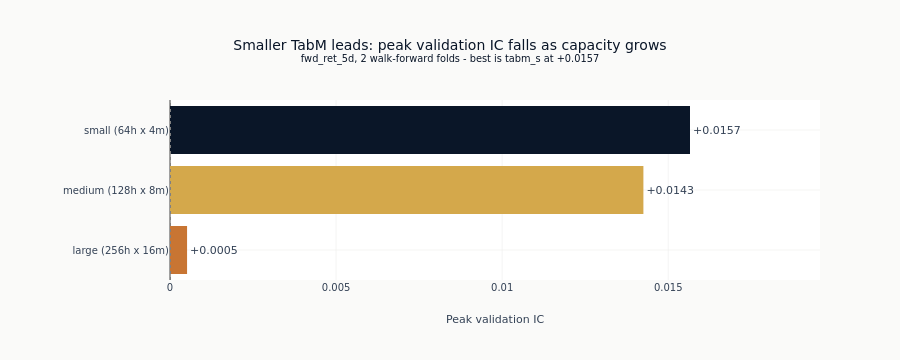

The notebook cell this image was saved under:
### Markdown cell above
### Validation IC by configuration

Peak validation IC for each TabM size. The smallest model leads and IC falls as
capacity grows: with only two folds and 48 features, the larger ensembles overfit
rather than exploit their extra capacity.

### Code cell
SIZE_COLOR = {"tabm_s": COLORS["blue"], "tabm_m": COLORS["amber"], "tabm_l": COLORS["copper"]}
SIZE_LABEL = {
    "tabm_s": "small (64h x 4m)",
    "tabm_m": "medium (128h x 8m)",
    "tabm_l": "large (256h x 16m)",
}

order = [r["config_name"] for r in grid_results]  # already sorted best-first
fig = go.Figure()
fig.add_trace(
    go.Bar(
        y=[SIZE_LABEL.get(r["config_name"], r["config_name"]) for r in grid_results],
        x=[r["best_ic"] for r in grid_results],
        orientation="h",
        marker_color=[SIZE_COLOR.get(r["config_name"], COLORS["blue"]) for r in grid_results],
        text=[f"{r['best_ic']:+.4f}" for r in grid_results],
        textposition="outside",
    )
)
fig.add_vline(x=0.0, line=dict(color="gray", dash="dot"))
# categoryarray runs bottom->top, so reverse the best-first order to put the winner on top.
fig.update_yaxes(
    type="category",
    categoryorder="array",
    categoryarray=list(reversed([SIZE_LABEL.get(c, c) for c in order])),
)
fig.update_xaxes(range=[0, max(r["best_ic"] for r in grid_results) * 1.25])
fig.update_layout(
    title_text="Smaller TabM leads: peak validation IC falls as capacity grows"
    f"<br><sup>fwd_ret_5d, 2 walk-forward folds - best is {best_name} at {best_ic:+.4f}</sup>",
    xaxis_title="Peak validation IC",
    height=360,
    margin=dict(l=170),
    showlegend=False,
)
fig.show()

### Figure 1 — Plotly figure (JSON) as saved in the notebook; plotly's stock layout.template omitted (floating-point values rounded to 4 significant figures)
{"data": [{"marker": {"color": ["#0a1628", "#D4A84B", "#C87533"]}, "orientation": "h", "text": ["+0.0157", "+0.0143", "+0.0005"], "textposition": "outside", "type": "bar", "x": [0.01566, 0.01425, 0.0005139], "y": ["small (64h x 4m)", "medium (128h x 8m)", "large (256h x 16m)"]}], "layout": {"height": 360, "margin": {"l": 170}, "shapes": [{"line": {"color": "gray", "dash": "dot"}, "type": "line", "x0": 0.0, "x1": 0.0, "xref": "x", "y0": 0, "y1": 1, "yref": "y domain"}], "showlegend": false, "title": {"text": "Smaller TabM leads: peak validation IC falls as capacity grows<br><sup>fwd_ret_5d, 2 walk-forward folds - best is tabm_s at +0.0157</sup>"}, "xaxis": {"range": [0, 0.01957], "title": {"text": "Peak validation IC"}}, "yaxis": {"categoryarray": ["large (256h x 16m)", "medium (128h x 8m)", "small (64h x 4m)"], "categoryorder": "array", "type": "category"}}}
